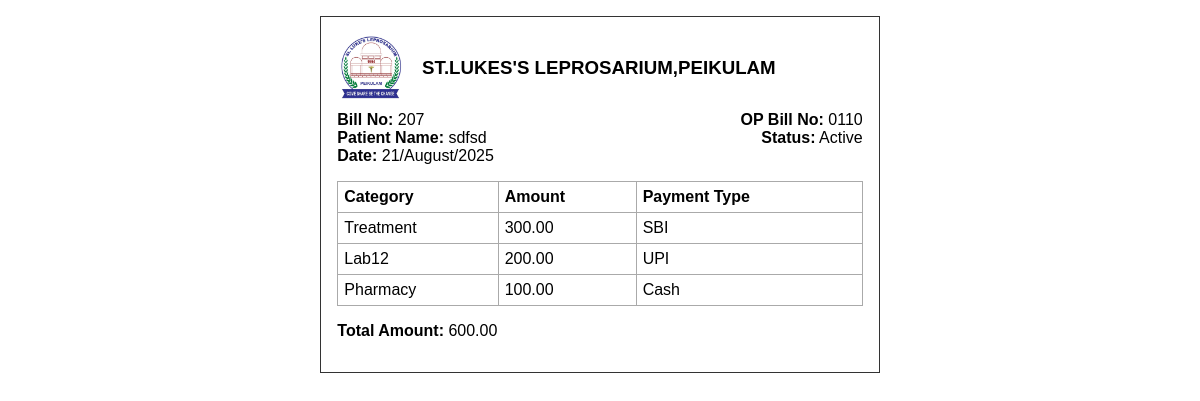
/bill/207, run on the app's committed database.
### app.py (models this page shows)
class HeaderEntry(db.Model):
    id = db.Column(db.Integer, primary_key=True)
    op_bill_no = db.Column(db.String(50), nullable=False)
    patient_name = db.Column(db.String(100), nullable=False)
    date = db.Column(db.Date, nullable=False)
    is_cancelled = db.Column(db.Boolean, default=False, nullable=False)
    created_at = db.Column(db.DateTime, default=lambda: datetime.now(IST), nullable=False)
    updated_at = db.Column(db.DateTime, default=lambda: datetime.now(IST), onupdate=lambda: datetime.now(IST), nullable=False)
    details = db.relationship('DetailsEntry', backref='header', lazy=True)

class DetailsEntry(db.Model):
    id = db.Column(db.Integer, primary_key=True)
    header_id = db.Column(db.Integer, db.ForeignKey('header_entry.id'), nullable=False)
    category_id = db.Column(db.Integer, db.ForeignKey('category.id'), nullable=False)
    amount = db.Column(db.Float, nullable=False)
    payment_type_id = db.Column(db.Integer, db.ForeignKey('payment_type.id'), nullable=False)
    category = db.relationship('Category', backref='details_entries')
    payment_type = db.relationship('PaymentType', backref='details_entries')

class Category(db.Model):
    id = db.Column(db.Integer, primary_key=True)
    name = db.Column(db.String(100), unique=True, nullable=False)

class PaymentType(db.Model):
    id = db.Column(db.Integer, primary_key=True)
    name = db.Column(db.String(100), unique=True, nullable=False)

### app.py (the view)
@app.route('/bill/<int:header_id>')
def print_bill(header_id):
    header = HeaderEntry.query.get_or_404(header_id)
    details = DetailsEntry.query.filter_by(header_id=header.id).all()
    return render_template('print_bill.html', header=header, details=details)

### app.py (called while the page is built, shortened)
@app.context_processor
def inject_usertype():
    return dict(session=session)

@app.before_request
def daily_backup():
    if not os.path.exists(BACKUP_DIR):
        os.makedirs(BACKUP_DIR)
    today = datetime.now().strftime('%Y-%m-%d')
    last_backup = None
    if os.path.exists(LAST_BACKUP_FILE):
        with open(LAST_BACKUP_FILE, 'r') as f:
            last_backup = f.read().strip()

### templates/print_bill.html (shortened to what this page needs)
<!DOCTYPE html>
<html>
<head>
</head>
<body>
    <div class="bill">
        <div style="display: flex; align-items: center; justify-content: flex-start; margin-bottom: 8px;">
            <img src="/static/logo.jpg" alt="Logo" style="height:70px; width:auto; margin-right:18px; display:block;">
            <div style="flex:1;">
                <h3 style="margin:0;">ST.LUKES'S LEPROSARIUM,PEIKULAM</h3>
            </div>
        </div>
        <div style="display: flex; justify-content: space-between; align-items: flex-start; margin-bottom: 8px;">
            <div>
                <strong>Bill No:</strong> {{ header.id }}<br>
                <strong>Patient Name:</strong> {{ header.patient_name }}<br>
                <strong>Date:</strong> {{ header.date.strftime('%d/%B/%Y') }}<br>
            </div>
            <div style="text-align: right; min-width: 140px;">
                <strong>OP Bill No:</strong> {{ header.op_bill_no }}<br>
                <strong>Status:</strong> {% if header.is_cancelled %}<span style="color:red;">Cancelled</span>{% else %}Active{% endif %}<br>
            </div>
        </div>
        <table>
            <tr>
                <th>Category</th>
                <th>Amount</th>
                <th>Payment Type</th>
            </tr>
            {% for d in details %}
            <tr>
                <td>{{ d.category.name }}</td>
                <td>{{ "%.2f"|format(d.amount) }}</td>
                <td>{{ d.payment_type.name }}</td>
            </tr>
            {% endfor %}
        </table>
        <p><strong>Total Amount:</strong> {{ "%.2f"|format(details|sum(attribute='amount')) }}</p>
    </div>
</body>
</html>

### templates/print_bill.html (style rules this page uses)
body { font-family: Arial, sans-serif; width: 148mm; margin: 0 auto; }
.bill { border: 1px solid #333; padding: 16px; margin-top: 16px; }
table { width: 100%; border-collapse: collapse; margin-top: 1em; }
th, td { border: 1px solid #aaa; padding: 6px; text-align: left; }

### data on the page
HeaderEntry: id "207", patient_name "sdfsd", date "21/August/2025", op_bill_no "0110"
DetailsEntry: category.name "Treatment", amount "300.00", payment_type.name "SBI"
DetailsEntry: category.name "Lab12", amount "200.00", payment_type.name "UPI"
DetailsEntry: category.name "Pharmacy", amount "100.00", payment_type.name "Cash"

### other printed values
{{ "%.2f"|format(details|sum(attribute='amount')) }} "600.00"
